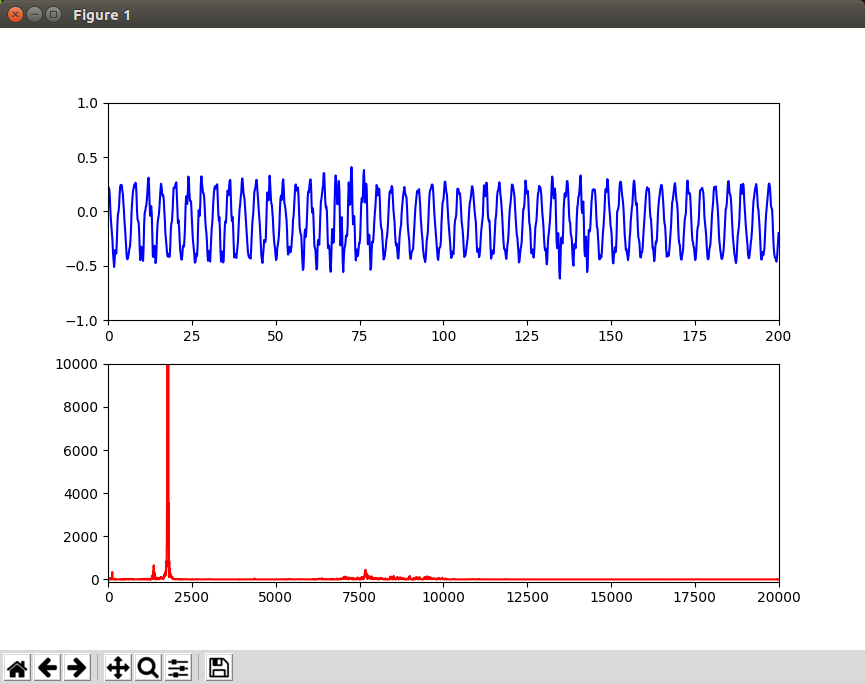

Reproduce this figure in Python.
#!/usr/bin/python3
#!/usr/bin/python3

#import struct 
from struct import unpack as unpack
import alsaaudio
import _thread as thread
from time import time as time
import matplotlib.pyplot as plt
import numpy as np

# Audio settings
capset = {
        'TYPE'    : alsaaudio.PCM_CAPTURE,
        'MODE'    : alsaaudio.PCM_NORMAL,
        'FORMAT'  : alsaaudio.PCM_FORMAT_S16_LE,
        'DEVICE'  : 'hw:2,0',
        'CHANNELS': 1,
        'RATE'    : 44100,
        'PERIODSZ': 2048, 
        'SAMPLESZ':.1
        }

inp = alsaaudio.PCM(capset['TYPE'], capset['MODE'], capset['DEVICE']) 
inp.setchannels(capset['CHANNELS'])
inp.setrate(capset['RATE'])
inp.setformat(capset['FORMAT'])
inp.setperiodsize(capset['PERIODSZ'])

freq_plt = plt.subplot(212)
time_plt = plt.subplot(211)
plt.ion()
plt.show()


x = np.arange( ( (capset['RATE'] * capset['SAMPLESZ']) //
                 (capset['PERIODSZ']) + 
                 ( (capset['RATE'] * capset['SAMPLESZ']) %
                  capset['PERIODSZ'] > 0) ) * capset['PERIODSZ'] )
print("<----- PRESS ENTER KEY IN THIS TERMINAL TO TERMINATE PROCSSING ----->")
print("Lossless capture rate will be %d frames"%(len(x),))
init_ary = np.zeros(len(x))
time_line, = time_plt.plot(x, init_ary, 'b')
freq_line, = freq_plt.plot(x, init_ary, 'r')
freq_plt.set_ylim(-100,10000)
freq_plt.set_xlim(0, 20000)
time_plt.set_ylim(-1,1)
time_plt.set_xlim(0,200)

#time_plt, freq_plt = plt.plot(x,init_ary,'b', x, init_ary,'r' )

# Spin off thread to watch for 'Enter' press
#
def kb_thread(run):
    input()
    run.pop() 

run = [True]
audio_in = [] 
thread.start_new_thread(kb_thread, (run,))

# Spin off thread to collect Audio data
# 
def rec_thread(run, inp, audio_in, settings, xlen):
    local_buf = []
    while run:
        while settings['SAMPLESZ'] > len(local_buf)/settings['RATE']:
            l, data = inp.read()
            #assert(l>0)
            if l:
                local_buf.extend([unpack('h', data[i:i+2])[0] for i in range(0,2*l,2)])
        audio_in.extend(local_buf)    
        if len(audio_in) > xlen :
            print("Dropped %d frames at %f"%(len(audio_in), time()))
        local_buf.clear()

thread.start_new_thread(rec_thread, (run, inp, audio_in, capset, len(x)))


while run:
    if audio_in:
        #print("audio_in length: ", len(audio_in))
        normal_audio = np.array(audio_in)/2.**15
        n = len(normal_audio)
        Nn = np.fft.fft(normal_audio)
        f_ind = np.arange(1, n//2)
        psd = abs(Nn[f_ind]**2) + abs(Nn[-f_ind]**2)
        freqs = np.fft.fftfreq(n, 1/capset['RATE'])
        freq_line.set_xdata(freqs[f_ind])
        freq_line.set_ydata(psd)
        time_line.set_xdata(np.arange(0, 1000, 1000/n ))
        time_line.set_ydata(normal_audio)
        #plt.plot(x, normal_audio)
        plt.pause(0.001)
        audio_in.clear()

inp = None      
